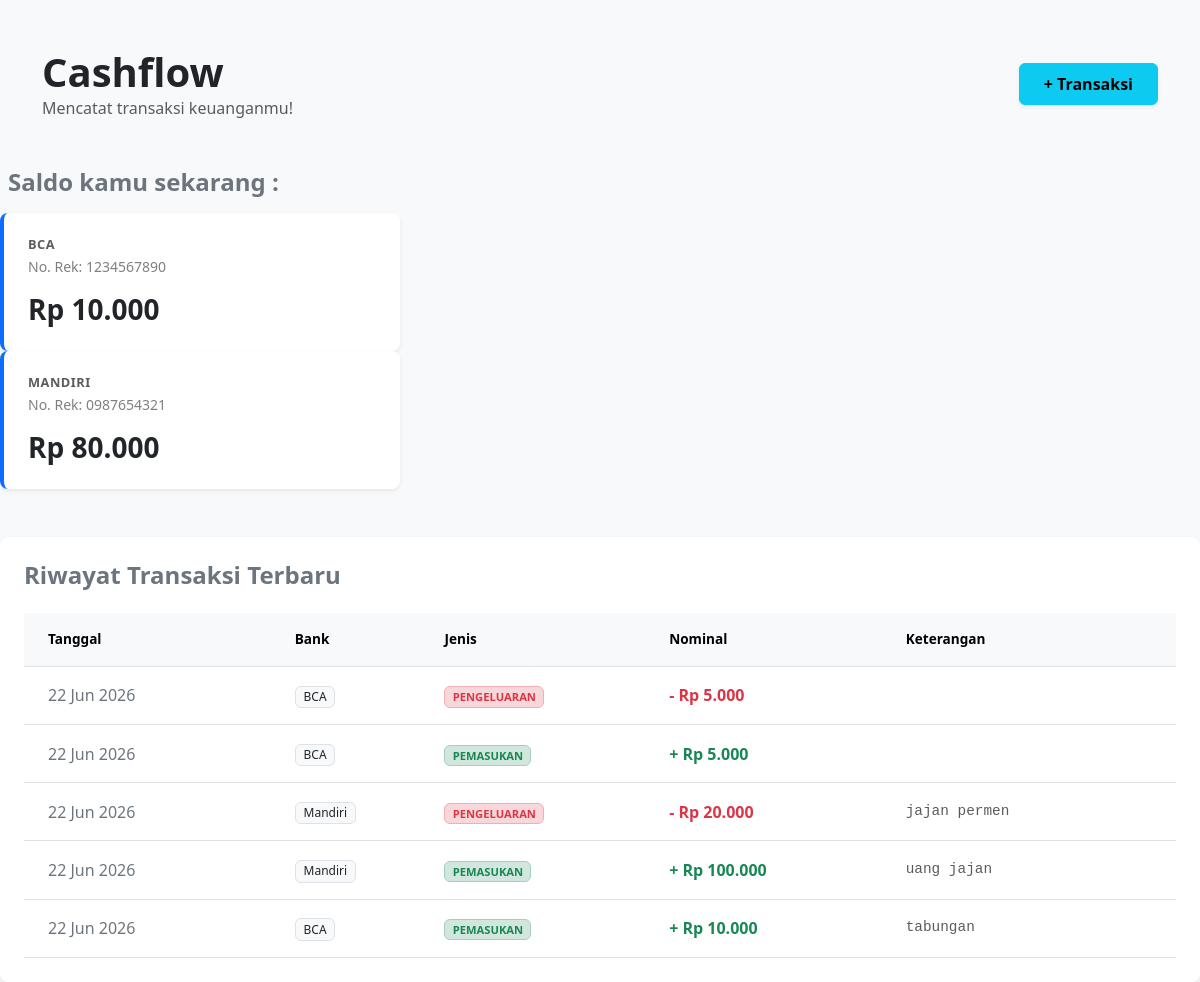
The page / on the database its author committed.
### tables this page shows
CREATE TABLE `bank` (
  `id` int(11) NOT NULL,
  `nama_bank` varchar(50) NOT NULL,
  `nomor_akun` varchar(30) NOT NULL,
  `tanggal` timestamp NOT NULL DEFAULT current_timestamp()
);

CREATE TABLE `transaksi` (
  `id` int(11) NOT NULL,
  `bank_id` int(11) NOT NULL,
  `tipe` enum('pemasukan','pengeluaran') NOT NULL,
  `jumlah` decimal(15,2) NOT NULL,
  `deskripsi` text NOT NULL,
  `tanggal_transaksi` date NOT NULL,
  `tanggal` timestamp NOT NULL DEFAULT current_timestamp() ON UPDATE current_timestamp()
);

### index.php (the view, shortened to what this page needs)
<?php
include 'koneksi.php';
$bank_query = "SELECT b.id, b.nama_bank, b.nomor_akun, SUM(CASE WHEN t.tipe = 'pemasukan' THEN t.jumlah ELSE 0 END) -
SUM(CASE WHEN t.tipe = 'pengeluaran' THEN t.jumlah ELSE 0 END) AS saldo FROM bank b LEFT JOIN transaksi t ON b.id = t.bank_id GROUP BY b.id";
$bank_hasil = mysqli_query($conn, $bank_query);
$history_query = "SELECT t.*, b.nama_bank FROM transaksi t
JOIN bank b ON t.bank_id = b.id
ORDER BY t.tanggal_transaksi DESC, t.id DESC LIMIT 10";
$history_result = mysqli_query($conn, $history_query);
?>
<!DOCTYPE html>
<html lang="en">
<head>
    <link href="https://cdn.jsdelivr.net/npm/bootstrap@5.3.0/dist/css/bootstrap.min.css" rel="stylesheet">
</head>
<body class="bg-light" style="font-family: 'Segoe UI', Tahoma, Geneva, Verdana, sans-serif;">
    <div class="container my-5">
        <div class="d-flex flex-column flex-md-row justify-content-between align-items-md-center gap-3 mb-5">
            <div>
                <h1 class= "fw-bold text-dark m-0">Cashflow</h1>
                <p class="text-muted m-0">Mencatat transaksi keuanganmu!</p>
            </div>
            <div>
                <a href="input.php" class="btn btn-info px-4 py-2 fw-semibold shadow-sm">+ Transaksi</a>
            </div>
        </div>
    </div>
    <h4 class="mb-3 fw-bold text-secondary px-2">Saldo kamu sekarang :</h4>
    <div class="row-3 mb-5">
        <?php
        if (mysqli_num_rows($bank_hasil) >0) {
            while ($bank = mysqli_fetch_assoc($bank_hasil)) {
                $saldo = $bank['saldo'] ?? 0;
                ?>
                    <div class="col-12 col-sm-6 col-md-4">
                        <div class="card h-100 shadow-sm border-0 border-start border-primary border-4 rounded-3">
                            <div class="card-body p-4">
                                <h6 class="text-muted text-uppercase fw-bold mb-1" style="font-size: 0.8rem; letter-spacing: 0.5px;">
                                    <?= ($bank['nama_bank']); ?>
                                </h6>
                                <small class="text-black-50 d-block mb-3">No. Rek: <?= ($bank['nomor_akun'] ?? '-'); ?></small>
                                <h3 class="fw-bold text-dark m-0">
                                    Rp <?= number_format($saldo, 0, ',', '.'); ?>
                                </h3>
                            </div>
                        </div>
                    </div>
                <?php
                }
            } else {
                echo "<div class='col-12'><div class='alert alert-warning border-0 shadow-sm'>Belum ada data bank di database.</div></div>";
            }
            ?>
        </div>
        <div class="card shadow-sm border-0 rounded-3">
            <div class="card-body p-4">
                <h4 class="card-title mb-4 fw-bold text-secondary">Riwayat Transaksi Terbaru</h4>
                <div class="table-responsive">
                    <table class="table table-hover align-middle m-0">
                        <thead class="table-light text-muted uppercase" style="font-size: 0.85rem;">
                            <tr>
                                <th class="py-3 px-4">Tanggal</th>
                                <th class="py-3">Bank</th>
                                <th class="py-3">Jenis</th>
                                <th class="py-3">Nominal</th>
                                <th class="py-3 px-4">Keterangan</th>
                            </tr>
                        </thead>
                        <tbody>
                            <?php
                            if (mysqli_num_rows($history_result) > 0) {
                                while ($row = mysqli_fetch_assoc($history_result)) {
                                    $is_pemasukan = ($row['tipe'] == 'pemasukan');
                                    $badge_color = $is_pemasukan ? 'bg-success-subtle text-success border border-success-subtle' : 'bg-danger-subtle text-danger border border-danger-subtle';
                                    $cek = $is_pemasukan ? '+ Rp ' : '- Rp ';
                                    ?>
                                    <tr>
                                        <td class="py-3 px-4 text-secondary"><?= date('d M Y', strtotime($row['tanggal_transaksi'])); ?></td>
                                        <td class="py-3"><span class="badge bg-light text-dark border fw-medium px-2.5 py-1.5"><?= ($row['nama_bank']); ?></span></td>
                                        <td class="py-3">
                                            <span class="badge <?= $badge_color; ?> px-2.5 py-1.5 fw-bold text-uppercase" style="font-size: 0.7rem;">
                                                <?= $row['tipe']; ?>
                                            </span>
                                        </td>
                                        <td class="py-3 fw-bold <?= $is_pemasukan ? 'text-success' : 'text-danger'; ?>">
                                            <?= $cek . number_format($row['jumlah'], 0, ',', '.'); ?>
                                        </td>
                                        <td class="py-3 px-4 text-muted font-monospace" style="font-size: 0.9rem;"><?= ($row['deskripsi'] ?? '-'); ?></td>
                                    </tr>
                                <?php
                                }
                            } else { ?>
                                <tr>
                                    <td colspan="5" class="text-center text-muted py-5 fs-6">Belum ada histori transaksi. Silakan tambah transaksi baru.</td>
                                </tr>
                            <?php } ?>
                        </tbody>
                    </table>
                </div>
            </div>
        </div>
</body>
</html>

### rows shown on the page
bank: nama_bank "BCA", nomor_akun "1234567890", saldo "10.000"
bank: nama_bank "MANDIRI", nomor_akun "0987654321", saldo "80.000"
transaksi: tanggal_transaksi "22 Jun 2026", bank.nama_bank "BCA", tipe "PENGELUARAN", tipe "- Rp", jumlah "5.000"
transaksi: tanggal_transaksi "22 Jun 2026", bank.nama_bank "BCA", tipe "PEMASUKAN", tipe "+ Rp", jumlah "5.000"
transaksi: tanggal_transaksi "22 Jun 2026", bank.nama_bank "Mandiri", tipe "PENGELUARAN", tipe "- Rp", jumlah "20.000", deskripsi "jajan permen"
transaksi: tanggal_transaksi "22 Jun 2026", bank.nama_bank "Mandiri", tipe "PEMASUKAN", tipe "+ Rp", jumlah "100.000", deskripsi "uang jajan"
transaksi: tanggal_transaksi "22 Jun 2026", bank.nama_bank "BCA", tipe "PEMASUKAN", tipe "+ Rp", jumlah "10.000", deskripsi "tabungan"
